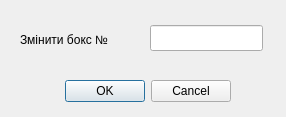
<?xml version="1.0" encoding="UTF-8"?>
<ui version="4.0">
 <class>NChangeBoxDialog</class>
 <widget class="QDialog" name="NChangeBoxDialog">
  <property name="geometry">
   <rect>
    <x>0</x>
    <y>0</y>
    <width>286</width>
    <height>117</height>
   </rect>
  </property>
  <property name="windowTitle">
   <string>Виберіть № бокса який треба змінити</string>
  </property>
  <widget class="QLineEdit" name="leNChngBox">
   <property name="geometry">
    <rect>
     <x>150</x>
     <y>25</y>
     <width>113</width>
     <height>26</height>
    </rect>
   </property>
  </widget>
  <widget class="QDialogButtonBox" name="buttonBox">
   <property name="geometry">
    <rect>
     <x>40</x>
     <y>75</y>
     <width>191</width>
     <height>32</height>
    </rect>
   </property>
   <property name="orientation">
    <enum>Qt::Horizontal</enum>
   </property>
   <property name="standardButtons">
    <set>QDialogButtonBox::Cancel|QDialogButtonBox::Ok</set>
   </property>
  </widget>
  <widget class="QLabel" name="lbNChnglBox">
   <property name="geometry">
    <rect>
     <x>20</x>
     <y>30</y>
     <width>121</width>
     <height>20</height>
    </rect>
   </property>
   <property name="text">
    <string>Змінити бокс №</string>
   </property>
  </widget>
 </widget>
 <resources/>
 <connections>
  <connection>
   <sender>buttonBox</sender>
   <signal>rejected()</signal>
   <receiver>NChangeBoxDialog</receiver>
   <slot>close()</slot>
   <hints>
    <hint type="sourcelabel">
     <x>209</x>
     <y>93</y>
    </hint>
    <hint type="destinationlabel">
     <x>246</x>
     <y>82</y>
    </hint>
   </hints>
  </connection>
 </connections>
</ui>
